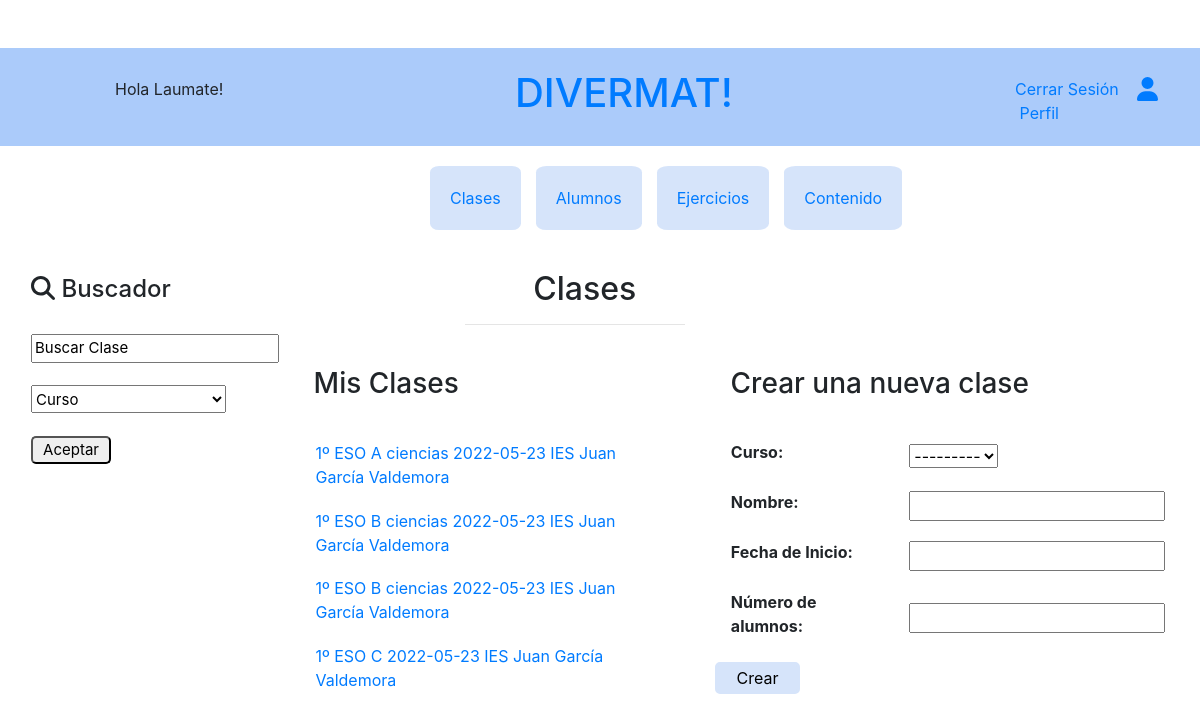
/divermat/clases (signed in), run on an earlier commit of the app's database.
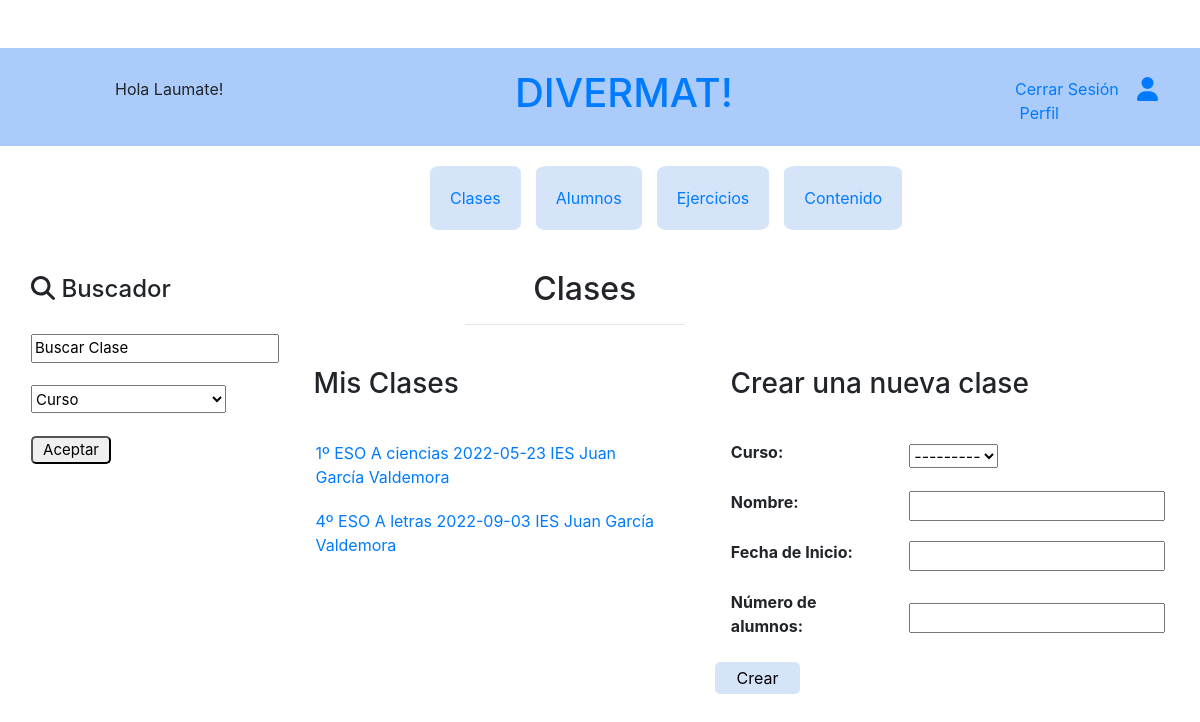
And on a later commit of the database.
### divermat/models.py (models this page shows)
class Clase(models.Model):
    curso = models.ForeignKey(Curso, on_delete=models.CASCADE,
                              default=None, null=True) #Hacerlo con choices valores 1 2 3 y 4 e internamente hacer la referencia
    nombre = models.CharField(max_length=15, default=None)
    centro = models.CharField(max_length=150, default=None)
    ano_academico = models.DateField()
    n_alumnos = models.IntegerField(default=None,null=True)
    profesor = models.ForeignKey(Profesor,
                                 on_delete=models.CASCADE,
                                 default=None, null=True)
    ejercicios = models.ManyToManyField(Ejercicio,
                                 default=None)#Lista con un dic que tenga los ids de los ejercicios asignados y lista alum hecho
    class Meta:
        ordering = ('ano_academico','curso', 'nombre', 'centro', )
    def __str__(self):
        return str(self.curso) + "º ESO " + self.nombre + " " + str(self.ano_academico) + " " + self.centro

class Curso(models.Model):
    curso = models.CharField(max_length=1, default=None)
    class Meta:
        ordering = ('curso', )
    def __str__(self):
        return str(self.curso)

### divermat/views.py (the view, shortened to what this page needs)
# urls.py: url(r'clases', views.clases, name='clases'),
@login_required
def clases(request):
    content = {}
    content['registro'] = False
    try:
        profesor = Profesor.objects.get(username=request.user)
        content['profesor'] = True
        content['alumno'] = False
        clasesProf = Clase.objects.filter(profesor=profesor)
        busqueda = request.GET.get('buscar', '')
        filtro = request.GET.get('curso', '')
        content['clases'] = []
        clases = []
        if busqueda and busqueda != "Buscar Clase":
            for c in clasesProf:
                if unidecode(busqueda.lower()) in unidecode(c.nombre.lower()) or unidecode(busqueda.lower()) in unidecode(str(c.centro).lower()):
                    clases.append(c)
                elif unidecode(busqueda.lower()) in unidecode(str(c.curso).lower()) or unidecode(busqueda.lower()) in unidecode(str(c.ano_academico).lower()):
                    clases.append(c)
        else:
            clases = clasesProf
        if filtro and filtro != "Curso":
            for c in clases:
                if str(c.curso)+"º ESO" == filtro:
                    content['clases'].append(c)
        else:
            content['clases'] = clases
        form = NuevaClase(None,None)
        content['form'] = form
        request.method = 'GET'
        return render(request,'divermat/clases.html', context=content,)
    except Profesor.DoesNotExist:
        return redirect('index')

### divermat/forms.py
class NuevaClase(forms.ModelForm):
    class Meta:
        model = Clase
        fields = (
            'curso',
            'nombre',
            'ano_academico',
            'n_alumnos',
        )
        labels = {
            'nombre': ('Nombre'),
            'curso': ('Curso'),
            'ano_academico':('Fecha de Inicio'),
            'n_alumnos':('Número de alumnos'),
        }

### templates/divermat/clases.html (shortened to what this page needs)
{% extends "divermat/base.html" %}
{% block body_block %}
    <div class="row">
        <div class="col-xs-3 col-md-3 col-lg-3 offset-md-3">
            <h2>&nbsp;&nbsp;&nbsp;&nbsp;&nbsp;&nbsp;&nbsp;&nbsp;Clases</h2><hr/>
        </div>
    </div>
    <div class="row">
        <div class="col-xs-5 col-md-5 col-lg-5 offset-md-1">
            <table>
                <thead>
                    <th>
                        <h3>Mis&nbsp;Clases</h3>
                    </th>
                </thead>
            </table>
            <div class="table-wrapper-scroll-y my-custom-scrollbar" style="height: 270px!important;">
                <table>
                    {% for c in clases %}
                    <tr><td><a href="{% url 'clase' c.id %}">{{c}}</a></td></tr>
                    {%endfor%}
                </table>
            </div>
        </div>
        <div class="col-xs-6 col-md-6 col-lg-6">
            <table>
                <thead>
                    <th>
                        <h3>Crear&nbsp;una&nbsp;nueva&nbsp;clase</h3>
                    </th>
                </thead>
            </table>
            <form id="NuevaClase" action="clases" method="POST">
                <table>
                    {{form}}
                </table>
                <input class="boton" type="submit" value="Crear">
            </form>
        </div>
    </div>
{% endblock %}
{% block menu_lateral_block%}
    <div class="lateral">
        <div class ="flex-container">
            <div class="medio">
                <h4><i class="fa-solid fa-magnifying-glass"></i>&nbsp;Buscador</h4><br>
                <form action="clases" method="GET">
                    <div>
                        <input type="text" onfocus="this.value=''" name="buscar" value="Buscar Clase"></br></br>
                        <div>
                            <select name="curso" value="Curso" style="width:195px; height:28px;">
                                <option selected>Curso</option>
                            </select></br></br>
                        </div>
                        <input class="botonLateral" type="submit" value="Aceptar"></input>
                    </div>
                </form>
            </div>
        </div>
    </div>
{% endblock %}

### templates/divermat/base.html (shortened to what this page needs)
<!DOCTYPE html>
{% load static %}
<html>
    <head>
        <link rel="stylesheet" type="text/css" href="{% static 'estilo.css' %}" />
        <link rel="stylesheet" href="https://cdn.jsdelivr.net/npm/bootstrap@4.1.3/dist/css/bootstrap.min.css">
    </head>
    <body class="container-fluid">
        <div class="row" style="background: rgb(171, 203, 250);">
            <div class="col-xs-2 col-md-2 col-lg-2 offset-md-1" style="background: rgb(171, 203, 250);">
                <br>
                {% if user.is_authenticated %}
                    <p>
                        Hola {{user.get_username}}!
                    </p>
                {%else%}
                   <p>Bienvenido!</p>
                {%endif%}
            </div>
            <div class="col-xs-3 col-md-3 col-lg-3 align-self-center offset-md-2 " style="background: rgb(171, 203, 250);">
                <h1><a href="{% url 'index' %}">DIVERMAT!</a></h1>
            </div>
            {% if user.is_authenticated %}
                <div class="col-xs-2 col-md-2 col-lg-2 offset-md-2" style="background: rgb(171, 203, 250);">
                    <br>
                    <p>
                        <a href="{% url 'cerrar_sesion' %}">Cerrar Sesión</a>&nbsp;&nbsp;
                        <a href="{% url 'perfil' %}">&nbsp;<i class="fa-solid fa-user fa-xl"></i>&nbsp;Perfil</a>
                    </p>
                </div>
            {% endif %}
        </div>
        <div class="row">
            <div class="col-xs-4 col-sm-4 col-lg-4"></div>
            <div class="col-xs-6 col-sm-6 col-lg-6">
                {% if registro is False%}
                    <div class="menu">
                        <table >
                            {% if profesor is True %}
                                <td>
                                    <a href="{% url 'clases' %}">Clases</a>
                                </td>
                                <td>
                                    <a href="{% url 'alumnos' %}">Alumnos</a>
                                </td>
                                <td>
                                    <a href="{% url 'index' %}">Ejercicios</a>
                                </td>
                                <td>
                                    <a href="{% url 'contenido' %}">Contenido</a>
                                </td>
                            {%endif%}
                        </table>
                    </div>
                {% endif %}
            </div>
            <div class="col-xs-4 col-sm-4 col-lg-4"></div>
        </div>
        <div class="row">
            <div class="col-xs-2 col-sm-2 col-lg-2">
                {% block menu_lateral_block %}
                {% endblock %}
            </div>
            <div class="col-xs-10 col-sm-10 col-lg-10">
                {% block body_block %}
                {% endblock %}
            </div>
        </div>
    </body>
</html>

### divermat/static/estilo.css (style rules this page uses)
.my-custom-scrollbar { position: relative !important; height: 400px !important; overflow: auto !important; }
.table-wrapper-scroll-y { display: block !important; }
thead tr th { position: sticky; top: 0; z-index: 10; background-color: #ffffff; }
* { box-sizing: border-box; }
[class*="col-"] { float: left; padding: 5px; }
.lateral { width: 270px !important; height: 350px !important; font-size: 15px !important; border-radius: 10%; }
.menu { text-align:center !important; }
.menu table td { background: rgb(214, 228, 250) !important; border-radius: 10% !important; border-collapse: unset !important; margin: 10px; padding:20px; width:90px; text-align:center; }
table { border-collapse:unset !important; }
table { table-layout: fixed!important; }
table tr th { width:fit-content !important; }
body { background-color:rgb(255, 255, 255) !important; }
h1 { font-family:"Comic Sans",serif; font-size: 40px; }
.flex-container { display: flex; flex-flow: row wrap; justify-content: space-around; align-items: baseline; margin: auto; }
html, body { height: 100%; margin-top: 4%; }
.medio { margin-top: 10px; margin-left: 10px; }
th { cursor: pointer; }
table { border: none; border-spacing:15px; text-align: left; }
th { padding: 0.2%; text-align: left; }
td { padding: 0.6%; border-spacing: 15px; text-align: left; }
tr { padding: 1%; text-align: left; }
.botonLateral { color: black!important; width: 80px!important; height: 28px!important; border-radius: 5px!important; }
.boton { background-color: rgb(214, 228, 250) !important; color: black !important; border: 3px solid rgb(214, 228, 250) !important; width: 85px !important; height: 32px !important; border-radius: 5px !important; }

What changed in the data, as far as the page shows it:
removed Clase: curso+nombre+ano_academico "1º ESO B ciencias 2022-05-23 IES Juan García Valdemora"
removed Clase: curso+nombre+ano_academico "1º ESO B ciencias 2022-05-23 IES Juan García Valdemora"
removed Clase: curso+nombre+ano_academico "1º ESO C 2022-05-23 IES Juan García Valdemora"
now on this page (row unchanged): Clase: curso+nombre+ano_academico "4º ESO A letras 2022-09-03 IES Juan García Valdemora"
